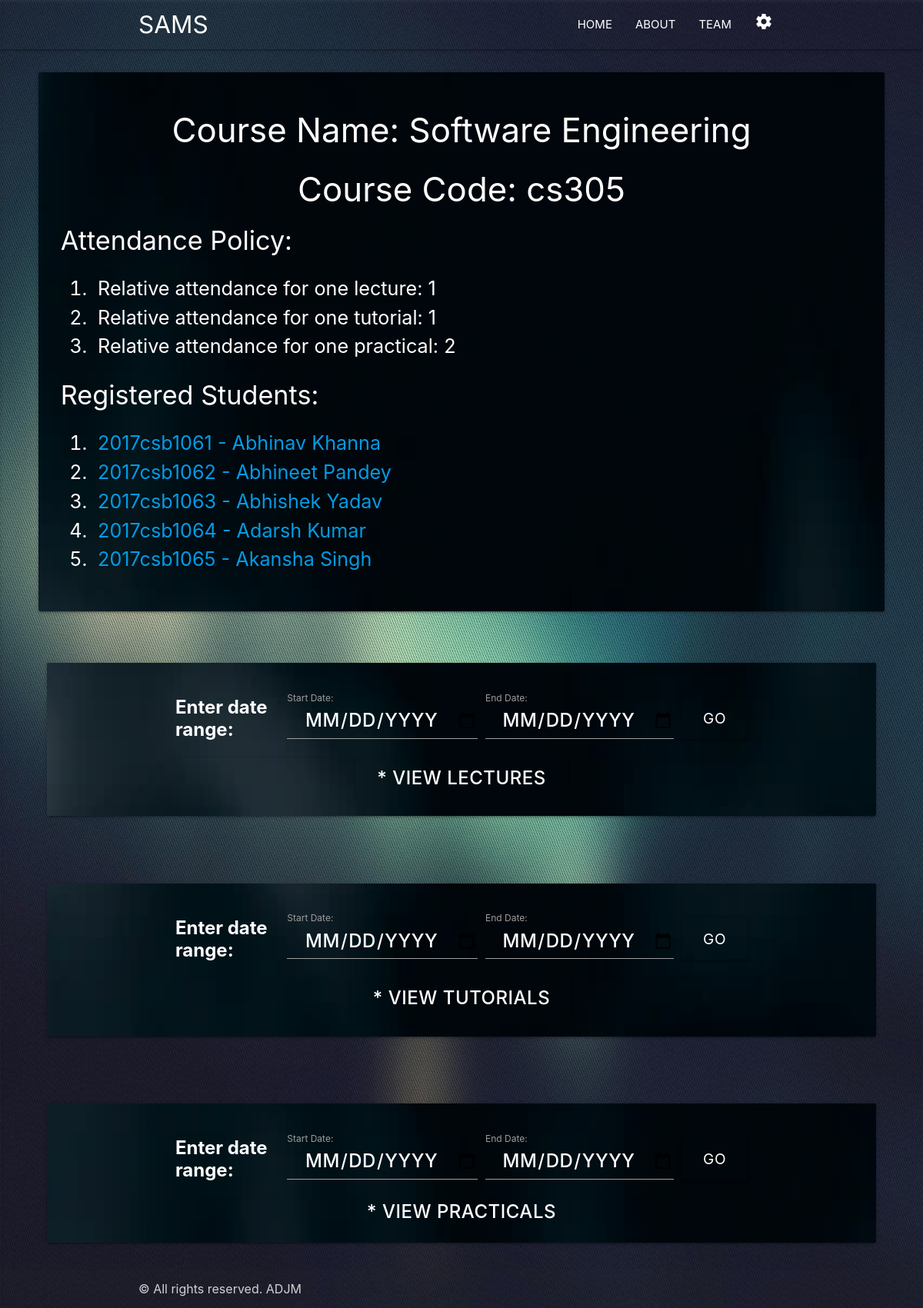
The app's page /db/view_course_attendance_details/2/ (signed in) with its own data.
### database_manager/models.py (models this page shows, shortened)
class Course(models.Model):
    name = models.CharField(max_length=80)
    code = models.CharField(max_length=10, unique=True)
    relative_attendance_for_one_lecture = models.IntegerField()
    relative_attendance_for_one_tutorial = models.IntegerField()
    relative_attendance_for_one_practical = models.IntegerField()
    instructors = models.ManyToManyField(Instructor)
    teaching_assistants = models.ManyToManyField(TeachingAssistant, blank=True)
    registered_students = models.ManyToManyField(Student, blank=True)

class Student(models.Model):
    user = models.OneToOneField(settings.AUTH_USER_MODEL, on_delete=models.CASCADE)
    entry_number = models.CharField(max_length=15, unique=True)
    def __str__(self):
        return str(self.entry_number) + ' - ' + self.user.get_full_name()

class User(AbstractBaseUser, PermissionsMixin):
    username_validator = UnicodeUsernameValidator()
    first_name = models.CharField(_('first name'), max_length=30, blank=True)
    last_name = models.CharField(_('last name'), max_length=150, blank=True)
    email = models.EmailField(_('email address'), unique=True)
    is_staff = models.BooleanField(
        _('staff status'),
        default=False,
        help_text=_('Designates whether the user can log into this admin site.'),
    )
    is_active = models.BooleanField(
        _('active'),
        default=True,
        help_text=_(
            'Designates whether this user should be treated as active. '
            'Unselect this instead of deleting accounts.'
        ),
    )
    date_joined = models.DateTimeField(_('date joined'), default=timezone.now)
    objects = UserManager()
    EMAIL_FIELD = 'email'
    USERNAME_FIELD = 'email'
    REQUIRED_FIELDS = []
    class Meta:
        verbose_name = _('user')
        verbose_name_plural = _('users')
    def get_full_name(self):
        full_name = '%s %s' % (self.first_name, self.last_name)
        return full_name.strip()

### database_manager/views.py (the view, shortened to what this page needs)
# urls.py: path('view_course_attendance_details/<int:course_id>/', views.view_course_attendance_details, name='view_course_attendance_details'),
@login_required
@permission_required('database_manager.view_course', raise_exception=True)
def view_course_attendance_details(request, course_id):
    related_course = get_object_or_404(Course, id=course_id)
    lectures = ClassEvent.objects.filter(course=related_course, class_event_type='L')
    tutorials = ClassEvent.objects.filter(
        course=related_course, class_event_type='T')
    practicals = ClassEvent.objects.filter(
        course=related_course, class_event_type='P')
    context = {'related_course': related_course, 'lectures': lectures,
               'tutorials': tutorials, 'practicals': practicals}
    return render(request, 'database_manager/view_course_attendance_details.html', context)

### database_manager/models.py (called while the page is built)
    def __str__(self):
        return self.user.email

### database_manager/templates/database_manager/view_course_attendance_details.html (shortened to what this page needs)
{% extends 'base_generic.html' %} {% load static %} {% block content %}
<div style="margin-left: 50px; margin-right: 50px; margin-top:30px;">
    <div class="card hoverable back-image-class">
        <div class="class-content">
            <br>
            <h3 class="center">Course Name: {{ related_course.name }}</h3>
            <h3 class="center">Course Code: {{ related_course.code }}</h3>
            <h4>&nbsp;&nbsp;&nbsp;Attendance Policy:</h4>
            <ol class="flow-text white-text" style="margin-left: 30px">
                <li>&nbsp;Relative attendance for one lecture: {{ related_course.relative_attendance_for_one_lecture }}</li>
                <li>&nbsp;Relative attendance for one tutorial: {{ related_course.relative_attendance_for_one_tutorial }}</li>
                <li>&nbsp;Relative attendance for one practical: {{ related_course.relative_attendance_for_one_practical }}</li>
            </ol>
            <h4>&nbsp;&nbsp;&nbsp;Registered Students:</h4>
            <ol class="flow-text white-text" style="margin-left: 30px">
            {% for registered_student in related_course.registered_students.all %}
                <li><a href="{% url 'view_student_attendance_details_in_a_course' course_id=related_course.id student_id=registered_student.id %}">&nbsp;{{ registered_student }}</a></li>
            {% endfor %}
            </ol>
            <br>
        </div>
    </div>
</div>
<div class="row">
    <div class="col l12 m12 s12">
        <div style="margin-left: 50px; margin-right: 50px; margin-top:30px;">
            <div class="card hoverable back-image-class">
                <div class="class-content">
                    <br>
                    <div class="container">
                        <table class="responsive-table">
                            <tr>
                                <td><b class="center white-text" style="font-size: x-large;">Enter date range:</b></td>
                                <td><label for="start">Start Date:</label>
                                    <input type="date" id="start_lec" name="start date" class="white-text btn-large" style="background-color: transparent; font-size: x-large; font-weight: 500;" /></td>
                                <td><label for="end">End Date:</label>
                                    <input type="date" id="end_lec" name="end date" class="white-text btn-large" style="background-color: transparent; font-size: x-large; font-weight: 500;" /></td>
                                <td>
                                    <input type="button" onclick="date_range('lecture')" value="GO" class="btn-large tooltipped" data-tooltip="Click to View" data-position="right" style="background-color: transparent; font-size: larger;">
                                </td>
                            </tr>
                        </table>
                    </div>
                    <div class="center" style="overflow: hidden;">
                        <input type="button" onclick="myFunction1('lecture')" class="btn-large white-text tooltipped" data-tooltip="Click to View list of Lectures" data-position="right" style="background-color: transparent; font-size: x-large; font-weight: 500;" value="* view lectures"
                            id="lecture_button" />
                    </div>
                    <br>
                </div>
            </div>
        </div>
    </div>
</div>
<div class="row">
    <div class="col l12 m12 s12">
        <div style="margin-left: 50px; margin-right: 50px; margin-top:30px;">
            <div class="card hoverable back-image-class">
                <div class="class-content">
                    <br>
                    <div class="container">
                        <table class="responsive-table">
                            <tr>
                                <td><b class="center white-text" style="font-size: x-large;">Enter date range:</b></td>
                                <td><label for="start">Start Date:</label>
                                    <input type="date" id="start_tut" name="start date" class="white-text btn-large" style="background-color: transparent; font-size: x-large; font-weight: 500;" /></td>
                                <td><label for="end">End Date:</label>
                                    <input type="date" id="end_tut" name="end date" class="white-text btn-large" style="background-color: transparent; font-size: x-large; font-weight: 500;" /></td>
                                <td>
                                    <input type="button" onclick="date_range('tutorial')" value="GO" class="btn-large tooltipped" data-tooltip="Click to View" data-position="right" style="background-color: transparent; font-size: larger;">
                                </td>
                            </tr>
                        </table>
                    </div>
                    <div class="center" style="overflow: hidden;">
                        <input type="button" onclick="myFunction1('tutorial')" class="btn-large white-text tooltipped" data-tooltip="Click to View list of Tutotrials" data-position="right" style="background-color: transparent; font-size: x-large; font-weight: 500;" value="* view tutorials"
                            id="tutorial_button" />
                    </div>
                    <br>
                </div>
            </div>
        </div>
    </div>
</div>
<div class="row">
    <div class="col l12 m12 s12">
        <div style="margin-left: 50px; margin-right: 50px; margin-top:30px;">
            <div class="card hoverable back-image-class">
                <div class="class-content">
                    <br>
                    <div class="container">
                        <table class="responsive-table">
                            <tr>
                                <td><b class="center white-text" style="font-size: x-large;">Enter date range:</b></td>
                                <td><label for="start">Start Date:</label>
                                    <input type="date" id="start_prac" name="start date" class="white-text btn-large" style="background-color: transparent; font-size: x-large; font-weight: 500;" /></td>
                                <td><label for="end">End Date:</label>
                                    <input type="date" id="end_prac" name="end date" class="white-text btn-large" style="background-color: transparent; font-size: x-large; font-weight: 500;" /></td>
                                <td>
                                    <input type="button" onclick="date_range('practical')" value="GO" class="btn-large tooltipped" data-tooltip="Click to View" data-position="right" style="background-color: transparent; font-size: larger;">
                                </td>
                            </tr>
                        </table>
                    </div>
                    <div class="center" style="overflow: hidden;">
                        <input type="button" onclick="myFunction1('practical')" class="btn small white-text tooltipped" data-tooltip="Click to View list of Practicals" data-position="right" style="background-color: transparent; font-size: x-large; font-weight: 500;" value="* view practicals"
                            id="practical_button" />
                    </div>
                    <br>
                </div>
            </div>
        </div>
    </div>
</div>
{% endblock %}

### records on screen
Course: name "Software Engineering", code "cs305", relative_attendance_for_one_lecture "1", relative_attendance_for_one_tutorial "1", relative_attendance_for_one_practical "2"
Student: entry_number+user "2017csb1061 - Abhinav Khanna"
Student: entry_number+user "2017csb1062 - Abhineet Pandey"
Student: entry_number+user "2017csb1063 - Abhishek Yadav"
Student: entry_number+user "2017csb1064 - Adarsh Kumar"
Student: entry_number+user "2017csb1065 - Akansha Singh"
